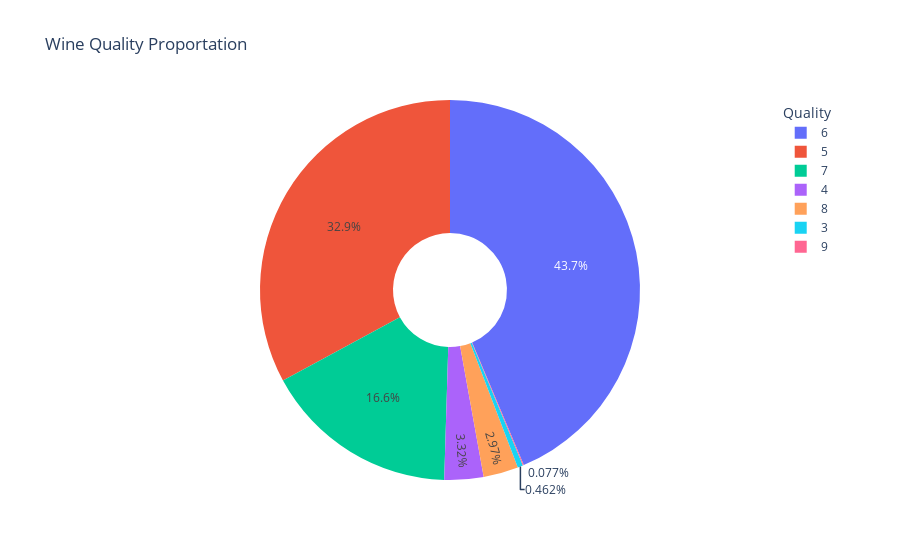

The code cell stored with this chart in its notebook:
### Code cell
fig = go.Figure(data=[go.Pie(labels=df['quality'].value_counts().index, values=df['quality'].value_counts(), hole=.3)])
fig.update_layout(legend_title_text='Quality', title= "Wine Quality Proportation")
fig.show()

### Figure 1 — Plotly figure (JSON) as saved in the notebook; plotly's stock layout.template omitted (floating-point values rounded to 4 significant figures)
{"data": [{"hole": 0.3, "labels": [6, 5, 7, 4, 8, 3, 9], "type": "pie", "values": [2836, 2138, 1079, 216, 193, 30, 5]}], "layout": {"legend": {"title": {"text": "Quality"}}, "title": {"text": "Wine Quality Proportation"}}}
